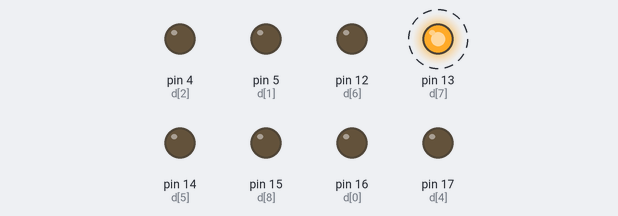
Recording of a sketch running on a simulated Arduino Uno, built with avr-gcc and run on an emulated ATmega328P. Shown: output pins drawn as LEDs (lit = HIGH). Dashed ring = blinking.

Above: at 2.5 s.
Timing chart, 0 to 6.9 s (numbered marks = the images above):
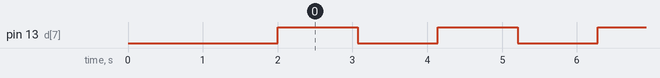

Measured:
- by itself, pin 13 (d[7]): alternates HIGH for 1.1 s and LOW for 1.1 s

The sketch:

wemos_d_pin4_test.ino
```cpp
int ii;
int d[9]={16, 5, 4, 0, 17, 14, 12, 13, 15};
int t;

/**
 * Setup
 */
void setup() {
  pinMode(LED_BUILTIN, OUTPUT);
  //digitalWrite(LED_BUILTIN, LOW);
  Serial.begin(115200);
  delay(2000);
  Serial.println();
  //digitalWrite(LED_BUILTIN, HIGH);
  //digitalWrite(LED_BUILTIN, LOW);
  for (int i=0;i < 9; i++) {
    pinMode(d[i], OUTPUT);
    digitalWrite(d[i], LOW);
  }
  Serial.println();
}

/**
 * loop
 */
void loop() {
  digitalWrite(LED_BUILTIN, HIGH);  delay(70);
  delay(1000);
  digitalWrite(LED_BUILTIN, LOW);   delay(70);
  delay(1000);
}
```
